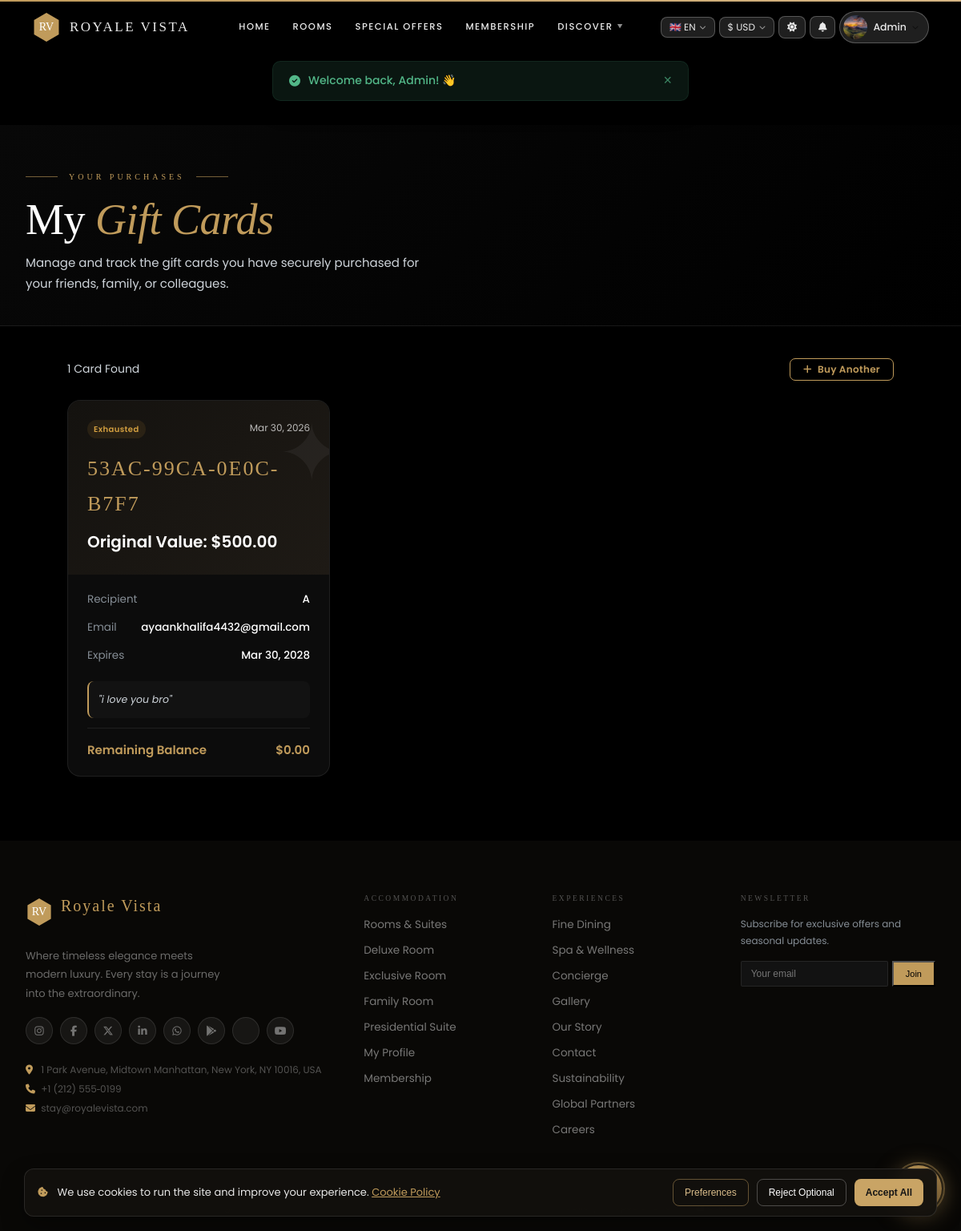
Page /my-gift-cards.php (signed in) on the committed database.
### tables this page shows
CREATE TABLE IF NOT EXISTS `gift_cards` (
  `id` int NOT NULL AUTO_INCREMENT,
  `code` varchar(20) NOT NULL,
  `value_usd` decimal(10,2) NOT NULL,
  `balance_usd` decimal(10,2) NOT NULL,
  `purchased_by` int DEFAULT NULL,
  `for_name` varchar(200) DEFAULT NULL,
  `for_email` varchar(191) DEFAULT NULL,
  `message` text,
  `is_active` tinyint(1) DEFAULT '1',
  `expires_at` date DEFAULT NULL,
  `created_at` timestamp NULL DEFAULT CURRENT_TIMESTAMP,
  PRIMARY KEY (`id`),
  UNIQUE KEY `code` (`code`),
  KEY `purchased_by` (`purchased_by`)
);

### my-gift-cards.php (the view, shortened to what this page needs)
<?php
require_once __DIR__ . '/includes/config.php';
require_once __DIR__ . '/includes/db.php';
$uid = (int)$_SESSION['user_id'];
$q = $pdo->prepare("SELECT * FROM gift_cards WHERE purchased_by=? ORDER BY created_at DESC");
$q->execute([$uid]);
$gcs = $q->fetchAll();
require __DIR__ . '/header.php';
?>
<div class="mg-page">
  <div class="mg-hero">
    <div class="container">
      <div class="lx-eyebrow" style="justify-content:flex-start">Your Purchases</div>
      <h1 class="lx-heading">My <em style="color:var(--gold)">Gift Cards</em></h1>
      <p style="color:var(--text2);font-size:15px;max-width:500px;margin-top:10px">Manage and track the gift cards you have securely purchased for your friends, family, or colleagues.</p>
    </div>
  </div>
  <div class="mg-wrap">
    <?php if (empty($gcs)): ?>
    <div class="empty-state">
      <div style="font-size:48px;margin-bottom:16px;opacity:.5">🎁</div>
      <h3 style="font-family:var(--serif);font-size:22px;margin-bottom:8px">No Gift Cards Purchased</h3>
      <p style="color:var(--text2);margin-bottom:20px">You haven't bought any gift cards yet. Surprise someone special today.</p>
      <a href="<?= $B ?>/gift-cards.php" class="btn btn-gold"><i class="fas fa-gift"></i> Buy a Gift Card</a>
    </div>
    <?php else: ?>
    <div style="margin-bottom: 24px; display: flex; justify-content: space-between; align-items: center">
      <div style="font-size: 14px; color: var(--text2)"><?= count($gcs) ?> Card<?= count($gcs)>1?'s':'' ?> Found</div>
      <a href="<?= $B ?>/gift-cards.php" class="btn btn-outline btn-sm"><i class="fas fa-plus"></i> Buy Another</a>
    </div>
    <div class="gc-grid">
      <?php foreach ($gcs as $g):
        $isExp = $g['expires_at'] && strtotime($g['expires_at']) < time();
        $isActive = $g['is_active'] && !$isExp && $g['balance_usd'] > 0;
      ?>
      <div class="gc-card">
        <div class="gc-hd">
          <div class="gc-hd-bg">✦</div>
          <div style="display:flex; justify-content:space-between; align-items:flex-start; margin-bottom:16px">
            <span class="badge <?= $isActive?'badge-green':($g['balance_usd']==0?'badge-amber':'badge-red') ?>" style="font-size:10px; padding:3px 8px">
              <?= $g['balance_usd']==0 ? 'Exhausted' : ($isActive ? 'Active' : 'Expired/Inactive') ?>
            </span>
            <div style="font-size:12px; opacity:.7"><?= date('M d, Y', strtotime($g['created_at'])) ?></div>
          </div>
          <div class="gc-code"><?= htmlspecialchars($g['code']) ?></div>
          <div class="gc-val">Original Value: <?= formatPrice($g['value_usd']) ?></div>
        </div>
        <div class="gc-bd">
          <div class="gc-row"><span class="l">Recipient</span><span class="v"><?= htmlspecialchars($g['for_name'] ?: 'None') ?></span></div>
          <div class="gc-row"><span class="l">Email</span><span class="v" style="font-family:var(--sans)"><?= htmlspecialchars($g['for_email']) ?></span></div>
          <div class="gc-row"><span class="l">Expires</span><span class="v" style="<?= $isExp?'color:var(--red)':'' ?>"><?= $g['expires_at'] ? date('M d, Y', strtotime($g['expires_at'])) : 'Never' ?></span></div>
          <?php if ($g['message']): ?>
          <div style="margin-top:8px; padding:12px; background:var(--card2); border-radius:8px; border-left:2px solid var(--gold); font-size:12.5px; color:var(--text2); font-style:italic">
            "<?= nl2br(htmlspecialchars($g['message'])) ?>"
          </div>
          <?php endif; ?>
          <div class="gc-bal">
            <span>Remaining Balance</span>
            <span><?= formatPrice($g['balance_usd']) ?></span>
          </div>
        </div>
      </div>
      <?php endforeach; ?>
    </div>
    <?php endif; ?>
  </div>
</div>
<?php require __DIR__ . '/footer.php'; ?>

### css/animations.css (style rules this page uses)
body { animation: bodyFadeIn .4s ease; }

### my-gift-cards.php (style rules this page uses)
.mg-page { padding-top: 88px; min-height: 100vh; background: var(--bg); }
.mg-hero { background: linear-gradient(135deg, var(--bg2), var(--bg)); padding: 56px 0 40px; border-bottom: 1px solid var(--bdr2); }
.mg-wrap { max-width: 1080px; margin: 0 auto; padding: 40px 24px 80px; }
.gc-grid { display: grid; grid-template-columns: repeat(auto-fill, minmax(320px, 1fr)); gap: 24px; }
.gc-card { background: var(--card); border: 1px solid var(--bdr2); border-radius: var(--radius-lg); overflow: hidden; display: flex; flex-direction: column; transition: transform .2s, box-shadow .2s; }
.gc-hd { padding: 24px; background: linear-gradient(135deg, var(--charcoal), var(--charcoal2)); color: #fff; position: relative; overflow: hidden; }
.gc-hd-bg { position: absolute; right: -20px; top: -20px; font-size: 100px; opacity: .05; pointer-events: none; }
.gc-code { font-family: var(--serif); font-size: 26px; color: var(--gold); letter-spacing: 2px; margin-bottom: 8px; }
.gc-val { font-size: 20px; font-weight: 600; }
.gc-bd { padding: 20px 24px; display: flex; flex-direction: column; gap: 12px; flex: 1; }
.gc-row { display: flex; justify-content: space-between; font-size: 13.5px; }
.gc-row .l { color: var(--muted); }
.gc-row .v { font-weight: 500; color: var(--text); }
.gc-bal { display: flex; justify-content: space-between; padding-top: 14px; margin-top: auto; border-top: 1px solid var(--bdr2); font-size: 15px; font-weight: 600; color: var(--gold); }

### footer.php (style rules this page uses)
body { top: 0 !important; }

### rows in the picture
gift_cards: shows "Exhausted", created_at "Mar 30, 2026", code "53AC-99CA-0E0C-B7F7", value_usd "$500.00", for_name "A", for_email "ayaankhalifa4432@gmail.com", expires_at "Mar 30, 2028", message "i love you bro", balance_usd "$0.00"

### other values in the picture
$flash['msg'] "Welcome back, Admin! 👋"
t('home','Home') "HOME"
t('rooms','Rooms & Suites') "ROOMS"
t('offers','Offers') "SPECIAL OFFERS"
t('membership','Membership') "MEMBERSHIP"
t('discover','Discover') "DISCOVER"
LANGUAGES[$lang_]['flag'] "🇬🇧"
$lang_ "EN"
CURRENCIES[$curr]['symbol'] "$"
$curr "USD"
explode(' ',$userName?:'Account')[0] "Admin"
count($gcs) "1"
